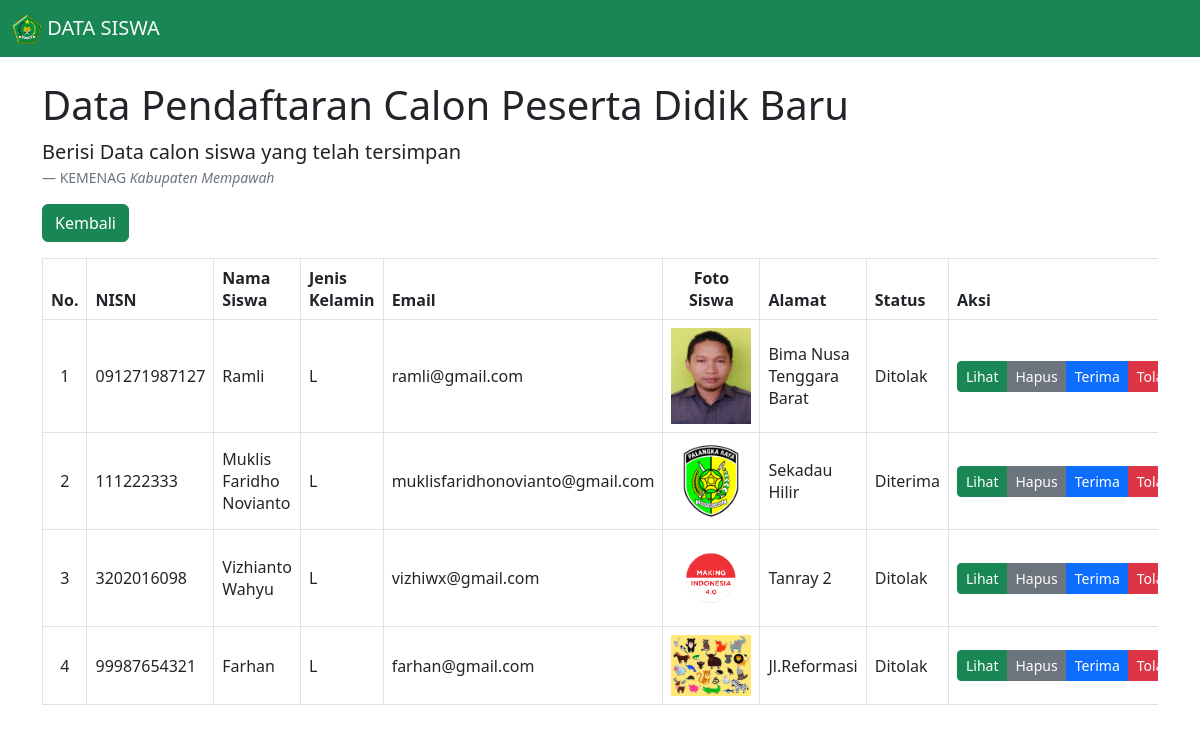
Screenshot of /tabelsiswa.php with the database file from the repository.
### tables this page shows
CREATE TABLE `tabel_siswa` (
  `id_user` int(10) NOT NULL,
  `nisn` varchar(12) NOT NULL,
  `nik` varchar(16) NOT NULL,
  `namalengkap` varchar(50) NOT NULL,
  `email` varchar(50) NOT NULL,
  `jeniskelamin` varchar(1) NOT NULL,
  `tempatlahir` varchar(20) NOT NULL,
  `tanggallahir` date NOT NULL,
  `alamat` text NOT NULL,
  `agama` varchar(10) NOT NULL,
  `telepon` varchar(15) NOT NULL,
  `ayahnik` varchar(16) NOT NULL,
  `ayahnama` varchar(50) NOT NULL,
  `ayahpendidikan` varchar(5) NOT NULL,
  `ayahpekerjaan` varchar(15) NOT NULL,
  `ayahpenghasilan` varchar(25) NOT NULL,
  `ayahtelepon` varchar(15) NOT NULL,
  `ibunik` varchar(16) NOT NULL,
  `ibunama` varchar(50) NOT NULL,
  `ibupendidikan` varchar(5) NOT NULL,
  `ibupekerjaan` varchar(15) NOT NULL,
  `ibupenghasilan` varchar(25) NOT NULL,
  `ibutelepon` varchar(15) NOT NULL,
  `walinik` varchar(16) NOT NULL DEFAULT 'NULL',
  `walinama` varchar(50) NOT NULL DEFAULT 'NULL',
  `walipekerjaan` varchar(15) NOT NULL DEFAULT 'NULL',
  `walitelepon` varchar(15) NOT NULL DEFAULT 'NULL',
  `sekolahnpsn` varchar(10) NOT NULL,
  `sekolahnama` varchar(30) NOT NULL,
  `foto` varchar(99) NOT NULL,
  `scanijazahdepan` varchar(99) NOT NULL,
  `scanijazahbelakang` varchar(99) NOT NULL,
  `status` varchar(50) NOT NULL
);

### tabelsiswa.php (the view, shortened to what this page needs)
<?php
	include 'koneksi.php';
	$query = "SELECT * FROM tabel_siswa;";
	$sql = mysqli_query($conn, $query);
	$no = 0;
?>
<html>
<head>
	<link href="css/bootstrap.min.css" rel="stylesheet" />
</head>
<body>
	<nav class="navbar bg-success">
		<div class="container-fluid">
		<a class="navbar-brand text-light" href="#">
			<img src="img/iklas.png" alt="Logo" width="30" height="30" class="d-inline-block align-text-top">
			DATA SISWA
		</a>
		</div>
	</nav>
	<div class="container">
	<h1 class="mt-4">Data Pendaftaran Calon Peserta Didik Baru</h1>
	<figure>
		<blockquote class="blockquote">
		<p>Berisi Data calon siswa yang telah tersimpan</p>
		</blockquote>
		<figcaption class="blockquote-footer">KEMENAG <cite title="Source Title">Kabupaten Mempawah</cite></figcaption>
	</figure>
	<a href="halamanadmin.php" type="button" class="btn btn-success mb-3">Kembali</a>
	<div class="table-responsive">
		<table class="table align-middle table-bordered table-hover">
		<thead>
			<tr>
				<th><center>No.</center></th>
				<th>NISN</th>
				<th>Nama Siswa</th>
				<th>Jenis Kelamin</th>
				<th>Email</th>
				<th><center>Foto Siswa</center></th>
				<th>Alamat</th>
				<th>Status</th>
				<th>Aksi</th>
			</tr>
		</thead>
		<tbody>
			<?php
				while($result = mysqli_fetch_assoc($sql)){
			?>
			<tr>
				<td><center>
				<?php echo ++$no;  ?>
				</center></td>
				<td><?php echo $result['nisn'];  ?></td>
				<td><?php echo $result['namalengkap'];  ?></td>
				<td><?php echo $result['jeniskelamin'];  ?></td>
				<td><?php echo $result['email'];  ?></td>
				<td><center><img src="fotosiswa/<?php echo $result['foto'];  ?>" style="width:80px;"></center></td>
				<td><?php echo $result['alamat'];  ?></td>
				<td><?php echo $result['status'];  ?></td>
				<td>
				<div class="btn-group" role="group">
					<a href="lihatdata.php?nisn=<?php echo $result['nisn']; ?>" type="button" class="btn btn-success btn-sm">Lihat</a>
					<a href="#" class="btn btn-secondary btn-sm" onclick="confirmDelete('<?php echo $result['nisn']; ?>')">Hapus</a>
					<a href="#" class="btn btn-primary btn-sm" onclick="terimaSiswa('<?php echo $result['email']; ?>', '<?php echo $result['nisn']; ?>',  '<?php echo $result['namalengkap']; ?>')">Terima</a>
					<a href="#" class="btn btn-danger btn-sm" onclick="tolakSiswa('<?php echo $result['email']; ?>', '<?php echo $result['nisn']; ?>','<?php echo $result['nik']; ?>', '<?php echo $result['namalengkap']; ?>', '<?php echo $result['telepon']; ?>')">Tolak</a>
				</div>
				</td>
			</tr>
			<?php
				}
			?>
		</tbody>
		</div>
	</div>
</body>
</html>

### rows the page displays
tabel_siswa: nisn "091271987127", namalengkap "Ramli", jeniskelamin "L", email "ramli@gmail.com", foto (picture), alamat "Bima Nusa Tenggara Barat", status "Ditolak"
tabel_siswa: nisn "111222333", namalengkap "Muklis Faridho Novianto", jeniskelamin "L", email "muklisfaridhonovianto@gmail.com", foto (picture), alamat "Sekadau Hilir", status "Diterima"
tabel_siswa: nisn "3202016098", namalengkap "Vizhianto Wahyu", jeniskelamin "L", email "vizhiwx@gmail.com", foto (picture), alamat "Tanray 2", status "Ditolak"
tabel_siswa: nisn "99987654321", namalengkap "Farhan", jeniskelamin "L", email "farhan@gmail.com", foto (picture), alamat "Jl.Reformasi", status "Ditolak"
